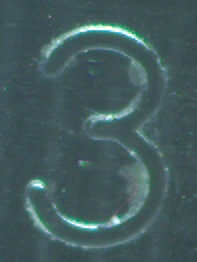
#> input picture Image__2023-06-28__16-04-34.bmp, 197 x 262 px
$ python baohedu.py
#> lines starting #> are read from the running program, lines starting #| are printed output that depends on the picture
import cv2 as cv
import random
import numpy as np
import matplotlib.pyplot as plt
# 14.11 使用 LUT 调节色彩平衡
img = cv.imread("./Image__2023-06-28__16-04-34.bmp", flags=1)  # 读取彩色
#> img is the input picture: shape (262, 197, 3); mean B, G, R 93.7, 92.4, 67.7

maxG = 128  # 修改颜色通道最大值，0<=maxG<=255
lutHalf = np.array([int(i * maxG/255) for i in range(256)]).astype("uint8")
lutEqual = np.array([i for i in range(256)]).astype("uint8")

lut3HalfB = np.dstack((lutHalf, lutEqual, lutEqual))  # (1,256,3), B_half/BGR
lut3HalfG = np.dstack((lutEqual, lutHalf, lutEqual))  # (1,256,3), G_half/BGR
lut3HalfR = np.dstack((lutEqual, lutEqual, lutHalf))  # (1,256,3), R_half/BGR

blendHalfB = cv.LUT(img, lut3HalfB)  # B 通道衰减 50%
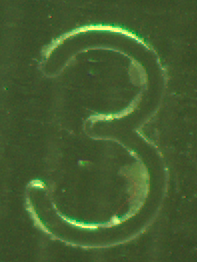
#> blendHalfB: shape (262, 197, 3); mean B, G, R 46.6, 92.4, 67.7
blendHalfG = cv.LUT(img, lut3HalfG)  # G 通道衰减 50%
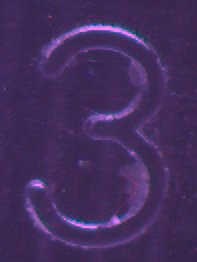
#> blendHalfG: shape (262, 197, 3); mean B, G, R 93.7, 46, 67.7
blendHalfR = cv.LUT(img, lut3HalfR)  # R 通道衰减 50%
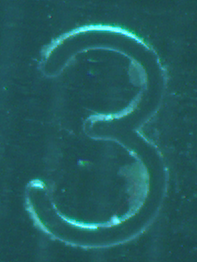
#> blendHalfR: shape (262, 197, 3); mean B, G, R 93.7, 92.4, 33.6

print(img.shape, lutHalf.shape, lut3HalfB.shape, blendHalfB.shape)
#| (262, 197, 3) (256,) (1, 256, 3) (262, 197, 3)


blendHalfB = cv.cvtColor(blendHalfB, cv.COLOR_BGR2RGB)
blendHalfG = cv.cvtColor(blendHalfG, cv.COLOR_BGR2RGB)
blendHalfR = cv.cvtColor(blendHalfR, cv.COLOR_BGR2RGB)
# save
cv.imwrite("blendHalfB.jpg", blendHalfB)
cv.imwrite("blendHalfG.jpg", blendHalfG)
cv.imwrite("blendHalfR.jpg", blendHalfR)
